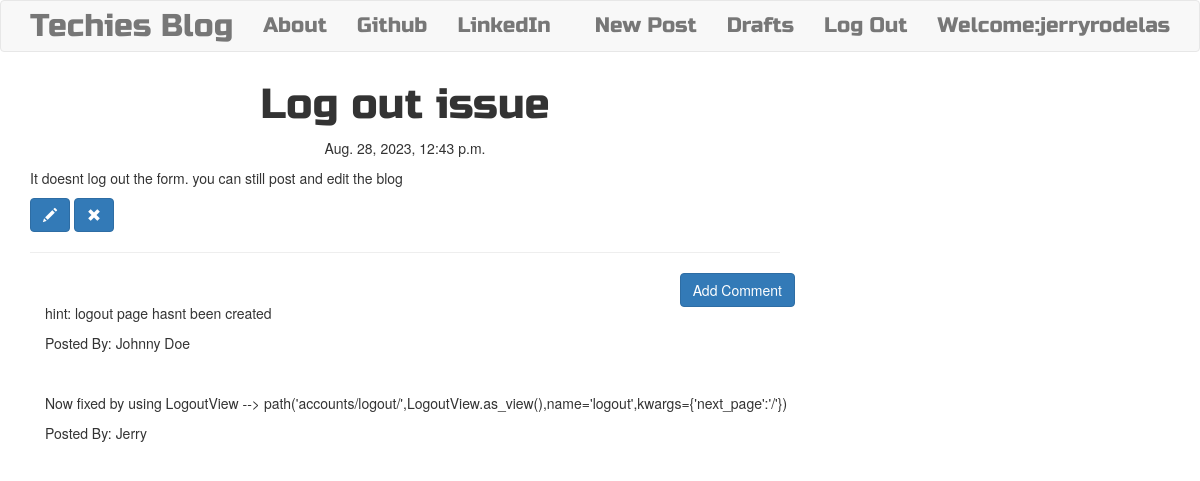
The page /post/11 (signed in) on the database its author committed.
### blog/models.py (models this page shows, shortened)
class Post(models.Model):
    author = models.ForeignKey('auth.User',on_delete = models.CASCADE)
    title = models.CharField(max_length=200)
    text = models.TextField()
    created_date = models.DateTimeField(default=timezone.now)
    published_date = models.DateTimeField(blank=True,null=True)

class Comment(models.Model):
    post = models.ForeignKey('blog.Post',related_name='comments',on_delete = models.CASCADE)
    author = models.CharField(max_length=200)
    text = models.TextField()
    create_date = models.DateTimeField(default=timezone.now)
    approved_comment = models.BooleanField(default=False)

### blog/views.py (the view)
# urls.py: path('post/<int:pk>',views.PostDetailView.as_view(),name='post_detail'),
class PostDetailView(DetailView):
    model = Post

### blog/templates/blog/post_detail.html (shortened to what this page needs)
{% extends "blog/base.html"%}
{% block content %}
   <h1 class="posttitle loader">{{post.title}}</h1>
   {% if post.published_date %}
      <div class="date postdate">
        {{post.published_date}}
      </div>
   {% else %}
      <a class="btn btn-default" href="{% url 'post_publish' pk=post.pk %}">Publish</a>
   {% endif %}
    <p class='postcontent'>{{ post.text|safe|linebreaksbr}}</p>
     {% if user.is_authenticated %}
       <a class='btn btn-primary' href="{% url 'post_edit' pk=post.pk %}">
          <span class='glyphicon glyphicon-pencil'></span>
       </a>
       <a class='btn btn-primary' href="{% url 'post_remove' pk=post.pk %}">
        <span class='glyphicon glyphicon-remove'></span>
       </a>
     {% endif %}
     <hr>
     <a class='btn btn-primary btn-comment' href="{% url 'add_comment_to_post' pk=post.pk %}">Add Comment</a>
     <div class="container">
        {% for comment in post.comments.all %}
        <br>
          {% if user.is_authenticated or comment.approved_comment %}
               <p>{{comment.text|safe|linebreaksbr}}</p>
               <p>Posted By: {{comment.author}}</p>
          {% endif %}
          {% empty %}
          <p>No Comments</p>
        {% endfor %}
    </div>
{% endblock %}

### blog/templates/blog/base.html (shortened to what this page needs)
{% load static %}
<!DOCTYPE html>
<html lang="en" dir="ltr">
  <head>
      <link rel="stylesheet" href="https://cdn.jsdelivr.net/npm/bootstrap@3.4.1/dist/css/bootstrap.min.css">
      <link rel="stylesheet" href="//cdn.jsdelivr.net/npm/medium-editor@latest/dist/css/medium-editor.min.css" type="text/css" media="screen" charset="utf-8">
      <link rel="stylesheet" href="{% static '/css/blog.css'%}">
  </head>
  <body>
      <nav class="navbar navbar-default techfont custom-navbar">
        <div class="container">
          <ul class="nav navbar-nav">
            <li><a class='navbar-brand bigbrand' href="{% url 'post_list' %}">Techies Blog</a></li>
            <li><a href="{% url 'about' %}">About</a></li>
            <li><a href="https://www.github.com">Github</a></li>
            <li><a href="https://www.linkedin.com">LinkedIn</a></li>
          </ul>
          <ul class='nav navbar-nav navbar-right'>
            {% if user.is_authenticated %}
            <li><a href="{% url 'post_new' %}">New Post</a></li>
            <li><a href="{% url 'post_draft_list' %}">Drafts</a></li>
            <li><a href="{% url 'logout' %}">Log Out</a></li>
            <li><a>Welcome:{{user.username}}</a></li>
              {% else %}
              <li><a class='nav navbar-right' href="{% url 'login' %}"><span class='glyphicon glyphicon-user'></span></a></li>
            {% endif %}
          </ul>
        </div>
      </nav>
      <div class="content container">
        <div class="row">
         <div class="col-md-8">
           <div class="blog_posts">
             {% block content %}
             {% endblock %}
           </div>
         </div>
        </div>
      </div>
  </body>
</html>

### blog/static/css/blog.css (style rules this page uses)
.techfont { font-family:'Russo One',sans-serif; font-size: 1.5em; margin-bottom: 10px; }
.bigbrand { font-size: 1.5em; }
.postdate { text-align: center; }
.posttitle { font-family:'Russo One',sans-serif; font-size: 3em; text-align: center; }
.postcontent { font-family: 'Montserrat'; font-size: 1.5em; }
.btn-comment { position:absolute; right:0px; }
body { margin:0; }

### rows shown on the page
Post: title "Log out issue", published_date "Aug. 28, 2023, 12:43 p.m.", text "It doesnt log out the form. you can still post and edit the blog"
Comment: text "hint: logout page hasnt been created", author "Johnny Doe"
Comment: text "Now fixed by using LogoutView --> path('accounts/logout/',LogoutView.as_view(),name='logout',kwargs={'next_page':'/'})", author "Jerry"

### other values the page prints
{{ user.username }} "jerryrodelas"
